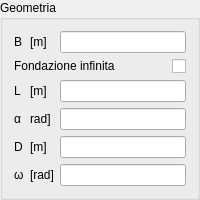
                 <widget class="QGroupBox" name="QLimGeometricDataGBox">
                  <property name="title">
                   <string>Geometria</string>
                  </property>
                  <layout class="QGridLayout" name="gridLayout_14">
                   <item row="0" column="0">
                    <widget class="QLabelRichName" name="QLimBLabel">
                     <property name="text">
                      <string>&lt;!DOCTYPE HTML PUBLIC &quot;-//W3C//DTD HTML 4.0//EN&quot; &quot;http://www.w3.org/TR/REC-html40/strict.dtd&quot;&gt;
&lt;html&gt;&lt;head&gt;&lt;/head&gt;
&lt;body&gt;
B&lt;/body&gt;&lt;/html&gt;</string>
                     </property>
                    </widget>
                   </item>
                   <item row="0" column="1">
                    <widget class="QLabelUnitMeasure" name="QLimBUMLabel">
                     <property name="text">
                      <string>&lt;!DOCTYPE HTML PUBLIC &quot;-//W3C//DTD HTML 4.0//EN&quot; &quot;http://www.w3.org/TR/REC-html40/strict.dtd&quot;&gt;
&lt;html&gt;&lt;head&gt;&lt;meta name=&quot;qrichtext&quot; content=&quot;1&quot; /&gt;&lt;/head&gt;
&lt;body&gt;
[m]
&lt;/body&gt;&lt;/html&gt;</string>
                     </property>
                    </widget>
                   </item>
                   <item row="0" column="2">
                    <widget class="QLineEditValue" name="QLimBLEdit"/>
                   </item>
                   <item row="1" column="0" colspan="3">
                    <layout class="QHBoxLayout" name="horizontalLayout">
                     <item>
                      <widget class="QLabelRichName" name="QLimLInfiniteLabel">
                       <property name="text">
                        <string>&lt;!DOCTYPE HTML PUBLIC &quot;-//W3C//DTD HTML 4.0//EN&quot; &quot;http://www.w3.org/TR/REC-html40/strict.dtd&quot;&gt;
&lt;html&gt;&lt;head&gt;&lt;/head&gt;
&lt;body&gt;
Fondazione infinita&lt;/body&gt;&lt;/html&gt;</string>
                       </property>
                      </widget>
                     </item>
                     <item>
                      <widget class="QCheckBoxBool" name="QLimLInfiniteCheckBox">
                       <property name="sizePolicy">
                        <sizepolicy hsizetype="Fixed" vsizetype="Fixed">
                         <horstretch>0</horstretch>
                         <verstretch>0</verstretch>
                        </sizepolicy>
                       </property>
                       <property name="text">
                        <string/>
                       </property>
                      </widget>
                     </item>
                    </layout>
                   </item>
                   <item row="2" column="0">
                    <widget class="QLabelRichName" name="QLimLLabel">
                     <property name="text">
                      <string>&lt;!DOCTYPE HTML PUBLIC &quot;-//W3C//DTD HTML 4.0//EN&quot; &quot;http://www.w3.org/TR/REC-html40/strict.dtd&quot;&gt;
&lt;html&gt;&lt;head&gt;&lt;/head&gt;
&lt;body&gt;
L&lt;/body&gt;&lt;/html&gt;</string>
                     </property>
                    </widget>
                   </item>
                   <item row="2" column="1">
                    <widget class="QLabelUnitMeasure" name="QLimLUMLabel">
                     <property name="text">
                      <string>&lt;!DOCTYPE HTML PUBLIC &quot;-//W3C//DTD HTML 4.0//EN&quot; &quot;http://www.w3.org/TR/REC-html40/strict.dtd&quot;&gt;
&lt;html&gt;&lt;head&gt;&lt;meta name=&quot;qrichtext&quot; content=&quot;1&quot; /&gt;&lt;/head&gt;
&lt;body&gt;
[m]
&lt;/body&gt;&lt;/html&gt;</string>
                     </property>
                    </widget>
                   </item>
                   <item row="2" column="2">
                    <widget class="QLineEditValue" name="QLimLLEdit"/>
                   </item>
                   <item row="3" column="0">
                    <widget class="QLabelRichName" name="QLimAlphaLabel">
                     <property name="text">
                      <string>&lt;!DOCTYPE HTML PUBLIC &quot;-//W3C//DTD HTML 4.0//EN&quot; &quot;http://www.w3.org/TR/REC-html40/strict.dtd&quot;&gt;
&lt;html&gt;&lt;head&gt;&lt;/head&gt;
&lt;body&gt;
α&lt;/body&gt;&lt;/html&gt;</string>
                     </property>
                    </widget>
                   </item>
                   <item row="3" column="1">
                    <widget class="QLabelUnitMeasure" name="QLimAlphaUMLabel">
                     <property name="text">
                      <string>&lt;!DOCTYPE HTML PUBLIC &quot;-//W3C//DTD HTML 4.0//EN&quot; &quot;http://www.w3.org/TR/REC-html40/strict.dtd&quot;&gt;
&lt;html&gt;&lt;head&gt;&lt;meta name=&quot;qrichtext&quot; content=&quot;1&quot; /&gt;&lt;/head&gt;
&lt;body&gt;
rad]
&lt;/body&gt;&lt;/html&gt;</string>
                     </property>
                    </widget>
                   </item>
                   <item row="3" column="2">
                    <widget class="QLineEditValue" name="QLimAlphaLEdit"/>
                   </item>
                   <item row="4" column="0">
                    <widget class="QLabelRichName" name="QLimDLabel">
                     <property name="text">
                      <string>&lt;!DOCTYPE HTML PUBLIC &quot;-//W3C//DTD HTML 4.0//EN&quot; &quot;http://www.w3.org/TR/REC-html40/strict.dtd&quot;&gt;
&lt;html&gt;&lt;head&gt;&lt;/head&gt;
&lt;body&gt;
D&lt;/body&gt;&lt;/html&gt;</string>
                     </property>
                    </widget>
                   </item>
                   <item row="4" column="1">
                    <widget class="QLabelUnitMeasure" name="QLimDUMLabel">
                     <property name="text">
                      <string>&lt;!DOCTYPE HTML PUBLIC &quot;-//W3C//DTD HTML 4.0//EN&quot; &quot;http://www.w3.org/TR/REC-html40/strict.dtd&quot;&gt;
&lt;html&gt;&lt;head&gt;&lt;meta name=&quot;qrichtext&quot; content=&quot;1&quot; /&gt;&lt;/head&gt;
&lt;body&gt;
[m]
&lt;/body&gt;&lt;/html&gt;</string>
                     </property>
                    </widget>
                   </item>
                   <item row="4" column="2">
                    <widget class="QLineEditValue" name="QLimDLEdit"/>
                   </item>
                   <item row="5" column="0">
                    <widget class="QLabelRichName" name="QLimOmegaLabel">
                     <property name="text">
                      <string>&lt;!DOCTYPE HTML PUBLIC &quot;-//W3C//DTD HTML 4.0//EN&quot; &quot;http://www.w3.org/TR/REC-html40/strict.dtd&quot;&gt;
&lt;html&gt;&lt;head&gt;&lt;/head&gt;
&lt;body&gt;
ω&lt;/body&gt;&lt;/html&gt;</string>
                     </property>
                    </widget>
                   </item>
                   <item row="5" column="1">
                    <widget class="QLabelUnitMeasure" name="QLimOmegaUMLabel">
                     <property name="text">
                      <string>&lt;!DOCTYPE HTML PUBLIC &quot;-//W3C//DTD HTML 4.0//EN&quot; &quot;http://www.w3.org/TR/REC-html40/strict.dtd&quot;&gt;
&lt;html&gt;&lt;head&gt;&lt;meta name=&quot;qrichtext&quot; content=&quot;1&quot; /&gt;&lt;/head&gt;
&lt;body&gt;
[rad]
&lt;/body&gt;&lt;/html&gt;</string>
                     </property>
                    </widget>
                   </item>
                   <item row="5" column="2">
                    <widget class="QLineEditValue" name="QLimOmegaLEdit"/>
                   </item>
                  </layout>
                 </widget>
